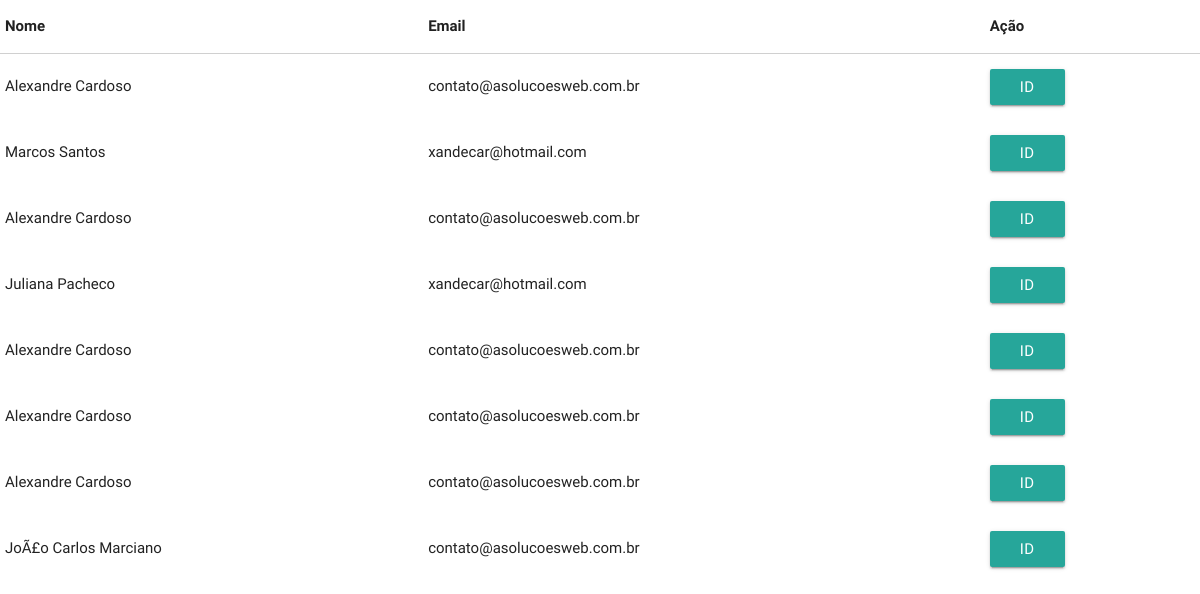
/Aula-13-Como-Trabalhar-Com-Os-Atributos-De-Uma-Tag/index.php, run on the app's committed database.
### tables this page shows
CREATE TABLE IF NOT EXISTS `pessoa` (
  `id` int(11) NOT NULL AUTO_INCREMENT,
  `nome` varchar(50) DEFAULT NULL,
  `email` varchar(50) DEFAULT NULL,
  `telefone` varchar(50) DEFAULT NULL,
  PRIMARY KEY (`id`)
);

### config.php (called while the page is built, shortened)
<?php
function conectar()
{
    $pdo = new PDO('mysql:host=localhost;dbname=phpjquery', 'root', '');
    return $pdo;
}
function listar($tabela)
{
    $pdo = conectar();
    $listar = $pdo->prepare("select * from $tabela");
    $listar->execute();
    return $listar->fetchAll(PDO::FETCH_OBJ);
}

### Aula-13-Como-Trabalhar-Com-Os-Atributos-De-Uma-Tag/index.php (the view, shortened to what this page needs)
<?php require_once '../config.php' ?>
<!DOCTYPE html>
<html>
<head>
    <link type="text/css" rel="stylesheet" href="../materialize/v0.100.2/css/materialize.min.css"
          media="screen,projection"/>
    <link type="text/css" rel="stylesheet" href="style.css"/>
</head>
<body>
<div id="container">
    <table id="tabela" class="table-of-contents t">
        <thead>
        <tr>
            <th>Nome</th>
            <th>Email</th>
            <th>Ação</th>
        </tr>
        </thead>
        <tbody>
            <?php
            $pessoas = listar('pessoa');
            $pessoa = new ArrayIterator($pessoas);
            while($pessoa->valid()):
            ?>
                <tr>
                    <td><?= $pessoa->current()->nome; ?></td>
                    <td><?= $pessoa->current()->email; ?></td>
                    <td><button class="btn btn_id" id="btn_atributos" data-id="<?= $pessoa->current()->id;?>">ID</button></td>
                </tr>
            <?php
                $pessoa->next();
                endwhile;
            ?>
        </tbody>
    </table>
</div>
</body>
</html>

### data on the page
pessoa: nome "Alexandre Cardoso", email "contato@asolucoesweb.com.br"
pessoa: nome "Marcos Santos", email "xandecar@hotmail.com"
pessoa: nome "Alexandre Cardoso", email "contato@asolucoesweb.com.br"
pessoa: nome "Juliana Pacheco", email "xandecar@hotmail.com"
pessoa: nome "Alexandre Cardoso", email "contato@asolucoesweb.com.br"
pessoa: nome "Alexandre Cardoso", email "contato@asolucoesweb.com.br"
pessoa: nome "Alexandre Cardoso", email "contato@asolucoesweb.com.br"
pessoa: nome "JoÃ£o Carlos Marciano", email "contato@asolucoesweb.com.br"
